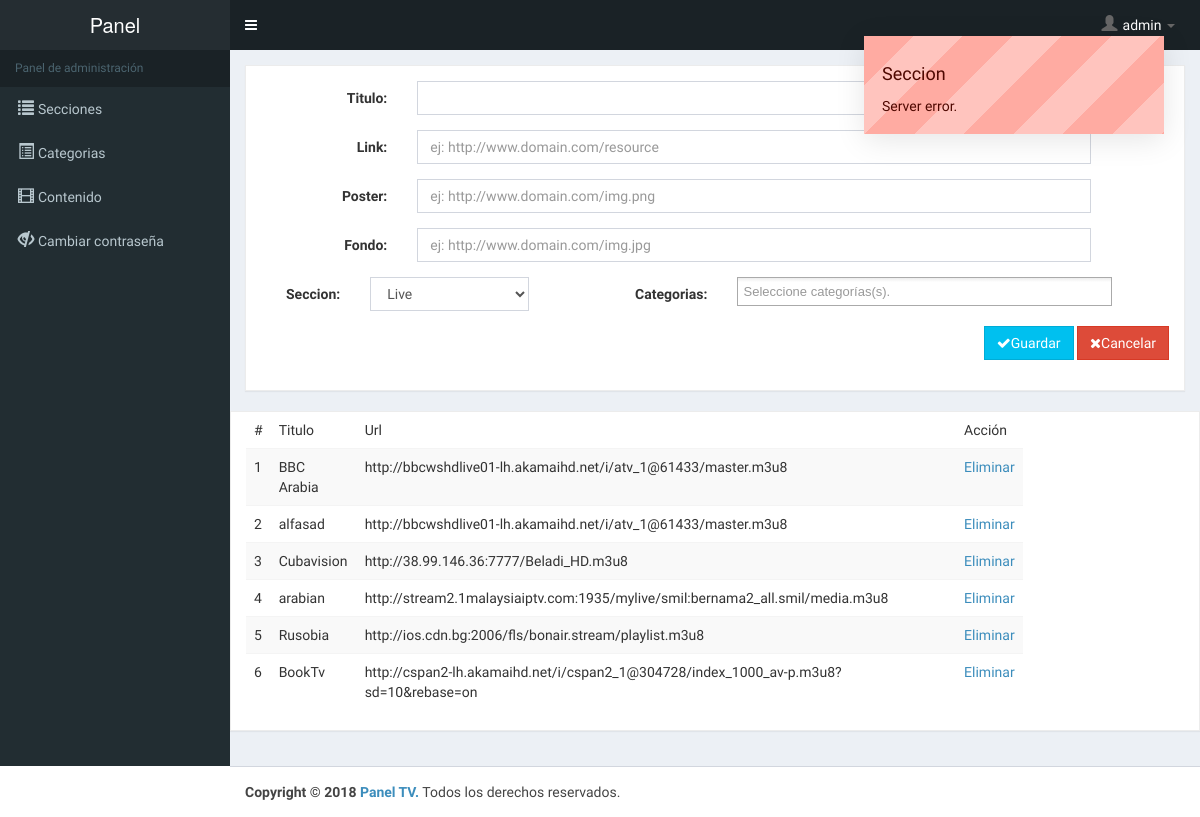
Screenshot of /manager/ (signed in) with the database file from the repository.
### tables this page shows
CREATE TABLE `content` (
  `id` int(11) NOT NULL AUTO_INCREMENT,
  `title` varchar(255) DEFAULT NULL,
  `poster` varchar(255) DEFAULT NULL,
  `background` varchar(255) DEFAULT NULL,
  `url` varchar(255) DEFAULT NULL,
  `id_category` varchar(255) DEFAULT NULL,
  `id_content_type` int(11) DEFAULT NULL,
  PRIMARY KEY (`id`)
);

### security/Request.php (called while the page is built, shortened)
<?php
require_once('DataType.php');
class Request
{
    public function get($param)
    {
        return new DataType(@$_GET[$param]);
    }
}

### security/DataType.php (called while the page is built, shortened)
<?php
class DataType
{
    private $value = null;
    public function getString()
    {
        return $this->getDataType($this->scapeString($this->value), 'string');
    }
    private function getDataType($value, $type)
    {
        settype($value, $type);
        return $value;
    }
    public static function scapeString($unescaped)
    {
        $replacements = array(
            "\x00" => '\x00',
            "\n" => '\n',
            "\r" => '\r',
            "\\" => '\\\\',
            "'" => "\'",
            '"' => '\"',
            "\x1a" => '\x1a'
        );
        return strtr($unescaped, $replacements);
    }
}

### config/PDOConnection.php (called while the page is built, shortened)
<?php
class PDOConnection
{
    protected $config;
    protected $_link;
    protected $_result;
    function __construct()
    {
        $this->connection = new config();
        $this->config = array(
            'DBType' => $this->connection->adapter,
            'host' => $this->connection->host,
            'database' => $this->connection->database,
            'user' => $this->connection->user,
            'password' => $this->connection->password,
        );
    }
    function connect()
    {
        $options = array(
            PDO::ATTR_PERSISTENT => true,
            PDO::ATTR_ERRMODE => PDO::ERRMODE_EXCEPTION,
            PDO::MYSQL_ATTR_FOUND_ROWS => true
        );
        if ($this->_link === null) {
            try {
                $this->_link = new PDO($this->config['DBType'] . ":host=" . $this->config['host'] . ";dbname=" . $this->config['database'],
                    $this->config['user'], $this->config['password'], $options);
            } catch (PDOException $e) {
                throw new RuntimeException($e->getMessage());
            }
        }
        return $this->_link;
    }
    public function query($query)
    {
        try {
            $this->_result = $this->_link->prepare($query);
        } catch (PDOException $e) {
            throw new RuntimeException($e->getMessage());
        }
        return $this->_result;
    }
    function select($table, $conditions = '', $fileds = '*', $order = '', $limit = null, $offset = 0)
    {
        $query = "SELECT $fileds FROM $table "
            . (($conditions) ? " WHERE " . $conditions : '')
            . (($order) ? " ORDER BY " . $order : ' ')
            . (($limit) ? " LIMIT " . $limit : ' ')
            . (($offset && $limit) ? " OFFSET " . $offset : ' ');
        self::query($query);
        self::execute();
        return self::countRows();
    }
    public function countRows()
    {
        return $this->_result !== null ? $this->_result->rowCount() : 0;
    }
    public function execute()
    {
        $this->_result->execute();
    }
    public function getResults($options = null)
    {
        $this->execute();
        return $this->_result->fetchAll($options);
    }
}

### manager/partials/content.php (the view, shortened to what this page needs)
<?php
$db->select('content');
$result = $db->getResults();
?>
<div class="row">
    <div class="col-md-12">
        <form class="new_user_form" id="insert-movie" action="/manager/save.php" method="post">
            <div class="panel panel-default">
                <div class="panel-body form-horizontal payment-form">
                    <div class="form-group">
                        <label for="concept" class="col-md-2 control-label">Titulo:</label>
                        <div class="col-md-9">
                            <input type="text" class="form-control" id="titulo" name="titulo" required>
                        </div>
                    </div>
                    <div class="form-group">
                        <label for="link" class="col-md-2 control-label">Link:</label>
                        <div class="col-md-9">
                            <input type="text" class="form-control" id="link" name="link"
                                   placeholder="ej: http://www.domain.com/resource" required>
                        </div>
                    </div>
                    <div class="form-group">
                        <label for="link" class="col-md-2 control-label">Poster:</label>
                        <div class="col-md-9">
                            <input type="text" class="form-control" id="poster" name="poster"
                                   placeholder="ej: http://www.domain.com/img.png">
                        </div>
                    </div>
                    <div class="form-group">
                        <label for="link" class="col-md-2 control-label">Fondo:</label>
                        <div class="col-md-9">
                            <input type="text" class="form-control" id="fondo" name="fondo"
                                   placeholder="ej: http://www.domain.com/img.jpg">
                        </div>
                    </div>
                    <div class="form-group">
                        <div class="col-md-4 col-xs-6">
                            <label for="concept" class="col-md-4 control-label">Seccion:</label>
                            <div class="col-md-8">
                                <select class="form-control" id="type" name="type" class="chosen-select" required>
                                    <?php
                                    $db->query("SELECT id, content_type FROM  content_type");
                                    $q_cats = $db->getResults();
                                    foreach ($q_cats as $cat) {
                                        echo "<option value='" . $cat['id'] . "'>" . $cat['content_type'] . "</option>";
                                    }
                                    ?>
                                </select>
                            </div>
                        </div>
                        <div class="col-md-8 col-xs-6">
                            <label for="categorias" class="col-sm-3 control-label">Categorias:</label>
                            <div class="col-sm-9">
                            </div>
                        </div>
                    </div>
                    <div class="form-group">
                        <div class="col-sm-12 text-right">
                            <button type="submit" class="btn btn-info btn-flat">
                                <i class="fa fa-check"></i>Guardar
                            </button>
                            <a href="/manager" class="btn btn-danger btn-flat">
                                <i class="fa fa-remove"></i>Cancelar</a>
                        </div>
                    </div>
                </div>
            </div>
        </form>
    </div>
</div>
<div class="row panel panel-default">
    <div class="col-md-10">
        <table class="table table-striped">
            <thead>
            <tr>
                <td>#</td>
                <td>Titulo</td>
                <td>Url</td>
                <td>Acción</td>
            </tr>
            </thead>
            <tbody>
            <?php
            foreach ($result as $key => $item) {
                echo '<tr>
                                        <td>' . ($key + 1) . '</td>
                                        <td>' . $item['title'] . '</td>
                                        <td>' . $item['url'] . '</td>
                                        <td><a href="delete.php?id=' . $item['id'] . '">Eliminar</a></td>
                                    </tr>';
            }
            ?>
            </tbody>
        </table>
    </div>
</div>

### manager/index.php (shortened to what this page needs)
<?php
require_once("../security/Util.php");
require_once('../config/PDOConnection.php');
require_once('../security/Request.php');
$db = new PDOConnection();
$request = new Request();
?>
<!DOCTYPE html>
<html lang="en">
<head>
    <link rel="stylesheet" href="/assets/bootstrap/css/bootstrap.min.css">
    <link rel="stylesheet" href="/assets/bootstrap/css/bootstrap-switch.css">
    <link rel="stylesheet" href="/assets/font-awesome/css/font-awesome.min.css">
    <link rel="stylesheet" href="/css/font-awesome.min.css">
    <link rel="stylesheet" href="/assets/css/dataTables.bootstrap.css">
    <link rel="stylesheet" href="/assets/pnotify/pnotify.css">
    <link rel="stylesheet" href="/assets/pnotify/pnotify.brighttheme.css">
    <link rel="stylesheet" href="/assets/chosen/chosen.min.css">
    <link rel="stylesheet" href="/assets/css/bootstrap-select.css"/>
    <link rel="stylesheet" href="/assets/css/admin.css"/>
    <link rel="stylesheet" href="/assets/css/_all-skins.css"/>
    <link href="/css/styles.css" rel="stylesheet">
</head>
<body class="skin-dark">
<div class="wrapper">
    <header class="main-header">
        <a href="/#" class="logo">
                <span class="log-lg">
                    <span>Panel</span>
                </span>
        </a>
        <nav class="navbar navbar-static-top" role="navigation">
            <a class="sidebar-toggle" data-toggle="offcanvas" role="button">
            </a>
            <div class="navbar-custom-menu">
                <ul class="nav navbar-nav">
                    <li class="dropdown user user-menu">
                        <a class="dropdown-toggle" data-toggle="dropdown" aria-expanded="false">
                            <i class="glyphicon glyphicon-user"></i><span><?php echo $_SESSION['username']; ?></span>
                            <i class="caret"></i>
                        </a>
                    </li>
                </ul>
            </div>
        </nav>
    </header>
    <aside class="main-sidebar">
        <div class="slimScrollDiv" style="position: relative; overflow: hidden; width: auto; height: 924px;">
            <div class="sidebar" style="height: 924px; overflow: hidden; width: auto;">
                <ul class="sidebar-menu">
                    <li class="header">Panel de administración</li>
                    <li>
                        <a href="./index.php?action=sections">
                            <i class="glyphicon glyphicon-list"></i>Secciones
                        </a>
                    </li>
                    <li>
                        <a href="./index.php?action=categories">
                            <i class="glyphicon glyphicon-list-alt"></i>Categorias
                        </a>
                    </li>
                    <li>
                        <a href="./index.php">
                            <i class="glyphicon glyphicon-film"></i>Contenido
                        </a>
                    </li>
                    <li>
                        <a href="./index.php?action=password">
                            <i class="glyphicon glyphicon-eye-close"></i>Cambiar contraseña
                        </a>
                    </li>
                </ul>
            </div>
        </div>
    </aside>
    <aside class="content-wrapper">
        <section class="content">
            <?php
            switch ($request->get('action')->getString()) {
                default:
                    include_once 'partials/content.php';
            }
            ?>
        </section>
    </aside>
</div>
<footer class="main-footer">
    <strong><span> Copyright © <?php echo date("Y"); ?></span><a href="/"> Panel TV.</a></strong><span> Todos los derechos reservados.</span>
</footer>
</body>
</html>

### assets/css/_all-skins.css (style rules this page uses)
.skin-dark .main-header .navbar { background-color: #3c8dbc; background-color: #1a2226; }
.skin-dark .main-header .navbar .nav > li > a { color: #ffffff; }
.skin-dark .main-header .navbar .sidebar-toggle { color: #ffffff; }
.skin-dark .main-header .navbar .sidebar-toggle { color: #fff; }
.skin-dark .main-header .logo { background-color: #367fa9; background-color: #1a2226; color: #ffffff; border-bottom: 0 solid transparent; }
.skin-dark .wrapper, .skin-dark .main-sidebar, .skin-dark .left-side { background-color: #222d32; }
.skin-dark .sidebar-menu > li.header { color: #4b646f; background: #1a2226; }
.skin-dark .sidebar-menu > li > a { border-left: 3px solid transparent; }
.skin-dark .sidebar a { color: #b8c7ce; }

### css/styles.css (style rules this page uses)
.navbar-static-top { margin-bottom:20px; }
i { font-size:16px; }
.nav > li > a { color:#787878; }
footer { margin-top:0px; padding-top:20px; padding-bottom:20px; background-color:#efefef; }
.panel { border-radius:0px; }
.panel-default { border-color: #ECECEC; }
.nav > li > a > i { margin-right:10px; color: #666; }
@media (min-width:768px) { .navbar { border-radius: 0px; } }

### rows the page displays
content: title "BBC Arabia", url "http://bbcwshdlive01-lh.akamaihd.net/i/atv_1@61433/master.m3u8"
content: title "alfasad", url "http://bbcwshdlive01-lh.akamaihd.net/i/atv_1@61433/master.m3u8"
content: title "Cubavision", url "http://38.99.146.36:7777/Beladi_HD.m3u8"
content: title "arabian", url "http://stream2.1malaysiaiptv.com:1935/mylive/smil:bernama2_all.smil/media.m3u8"
content: title "Rusobia", url "http://ios.cdn.bg:2006/fls/bonair.stream/playlist.m3u8"
content: title "BookTv", url "http://cspan2-lh.akamaihd.net/i/cspan2_1@304728/index_1000_av-p.m3u8?sd=10&rebase=on"

### other values shown
$_SESSION['username'] "admin"
form field type "Live"
